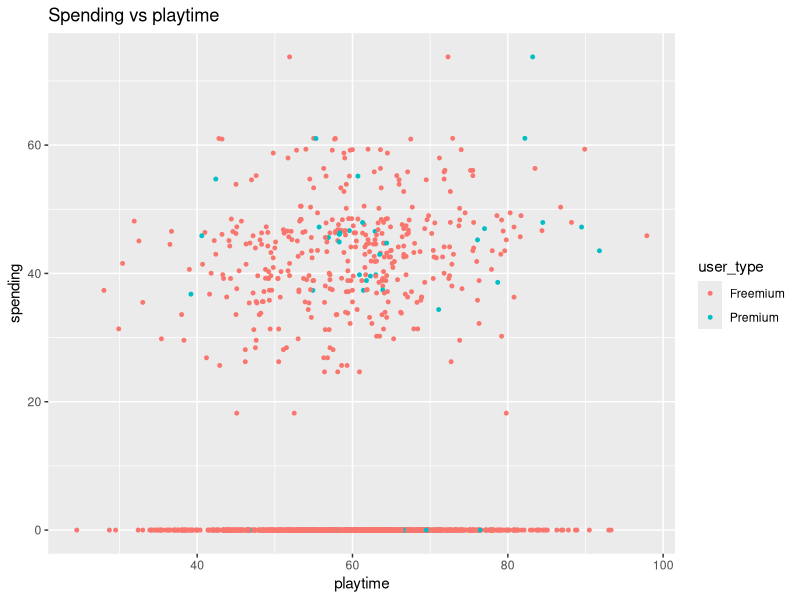
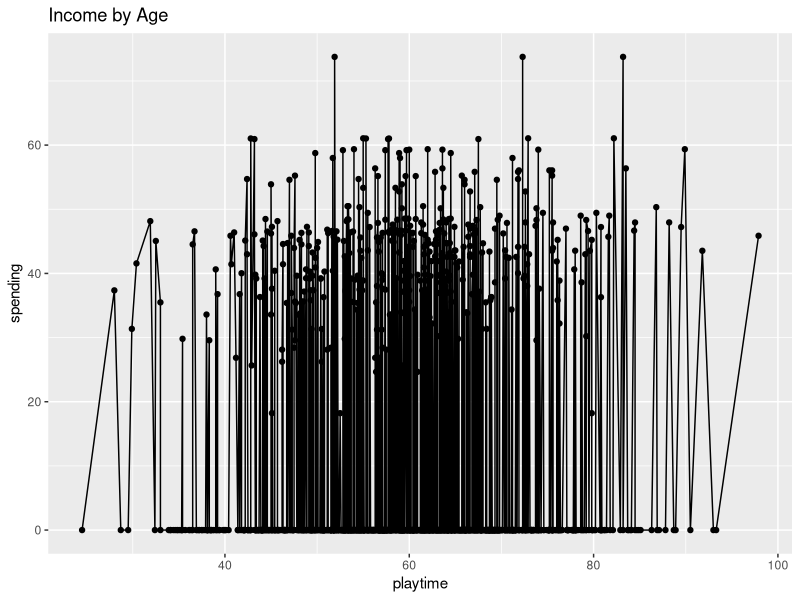
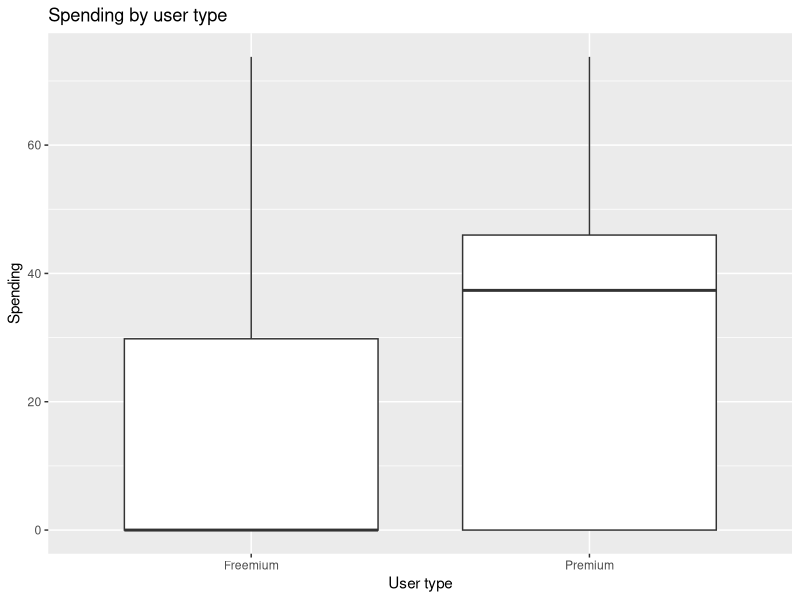

Recreate these plots in R, in order.
## ---- chunk 1
knitr::opts_chunk$set(echo = TRUE)
library(ggplot2)
#library(rpart)
#library(rpart.plot)
#library(caret)
## ---- chunk 2
#read the file
DS <- read.csv("gaming_data.csv")
colnames(DS)
## ---- chunk 3
ggplot(DS,   aes(x = playtime, y = spending, color = user_type)) +
  geom_point(size = 1) +
  labs(title = "Spending vs playtime", x = "playtime", y = "spending")

# Line plot
ggplot(DS, aes(x = playtime, y = spending)) +
  geom_line() +
  geom_point() +
  labs(title = "Income by Age", x = "playtime", y = "spending")

# Boxplot
ggplot(DS, aes(x = user_type, y = spending)) +
  geom_boxplot() +
  labs(title = "Spending by user type", x = "User type", y = "Spending")
